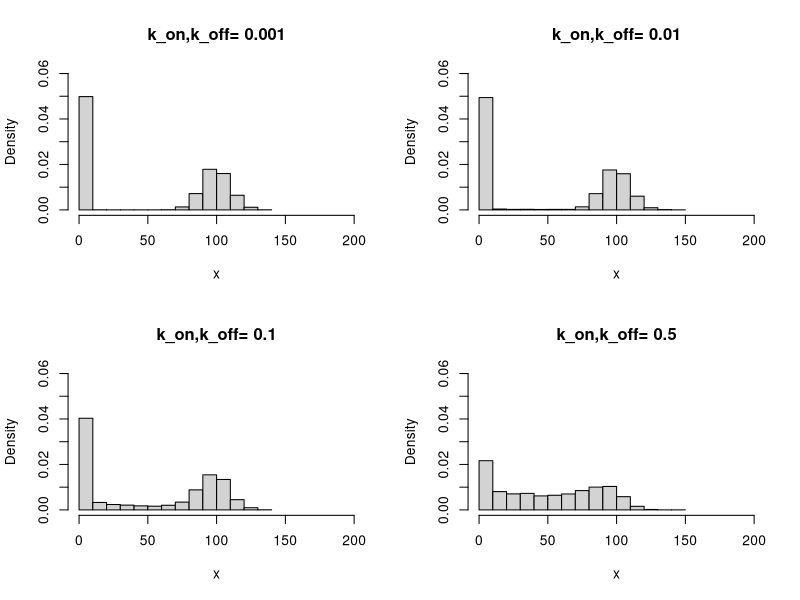
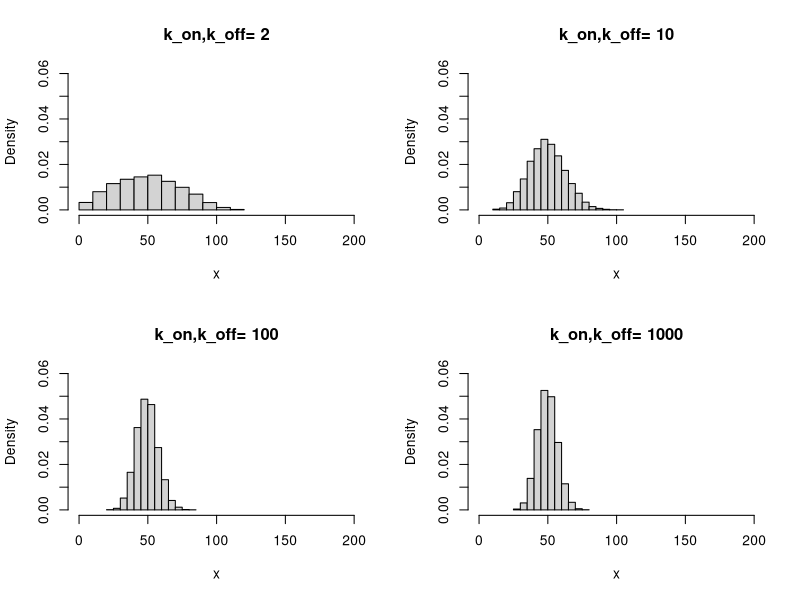
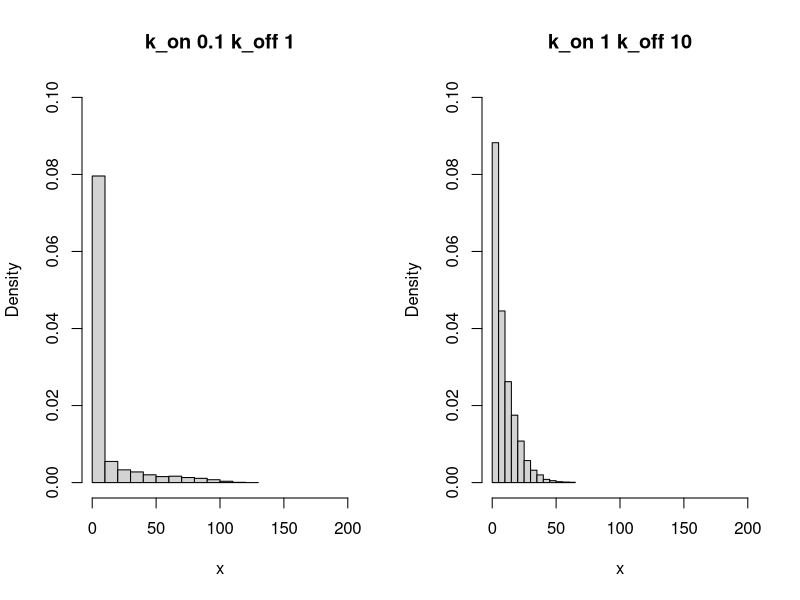
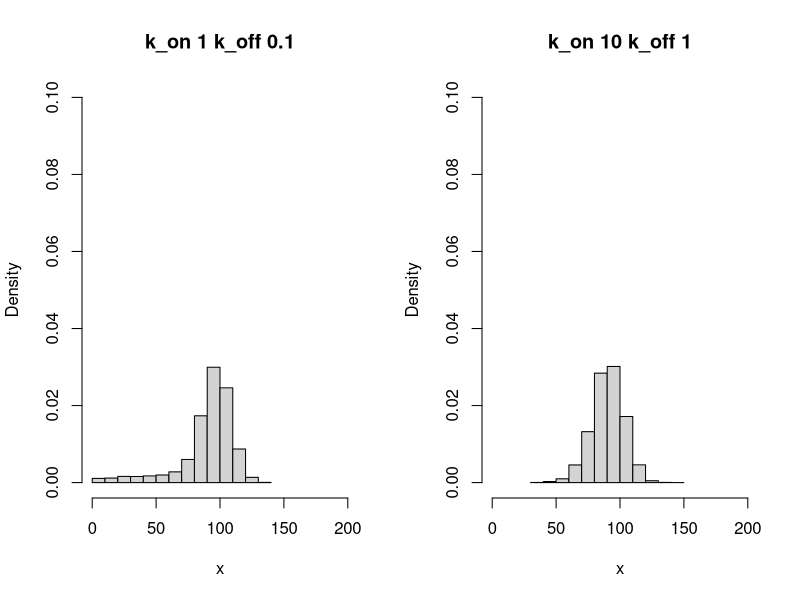

Write R code to recreate these figures, in order.
## ---- chunk 1
generate_one_gene<-function(k_on,k_off,k_r,n){
  p=rbeta(n,k_on,k_off)
  x=rpois(n,p*k_r)
  return(x)
}
## ---- chunk 2
#Fixed k=100 as in Munsky paper the Fig.2
par(mfrow=c(2,2))
k=c(0.001,0.01,0.1,0.5)
for (i in k){
  x=generate_one_gene(i,i,100,n=10000)
  name=paste('k_on,k_off=',i)
  hist(x,xlim=c(0,200),ylim=c(0,0.06),freq=FALSE,main=name)}
## ---- chunk 3
par(mfrow=c(2,2))
k=c(2,10,100,1000)
for (i in k){
  x=generate_one_gene(i,i,100,n=10000)
  name=paste('k_on,k_off=',i)
  hist(x,xlim=c(0,200),ylim=c(0,0.06),freq=FALSE,main=name)}
## ---- chunk 4
par(mfrow=c(1,2))
k=list(c(0.1,1),c(1,10))
for (i in k){
  x=generate_one_gene(i[1],i[2],100,n=10000)
  name=paste("k_on",i[1],'k_off',i[2])
  hist(x,xlim=c(0,200),ylim=c(0,0.1),freq=FALSE,main=name)}
## ---- chunk 5
par(mfrow=c(1,2))
k=list(c(1,0.1),c(10,1))
for (i in k){
  x=generate_one_gene(i[1],i[2],100,n=10000)
  name=paste("k_on",i[1],'k_off',i[2])
  hist(x,xlim=c(0,200),ylim=c(0,0.1),freq=FALSE,main=name)}
